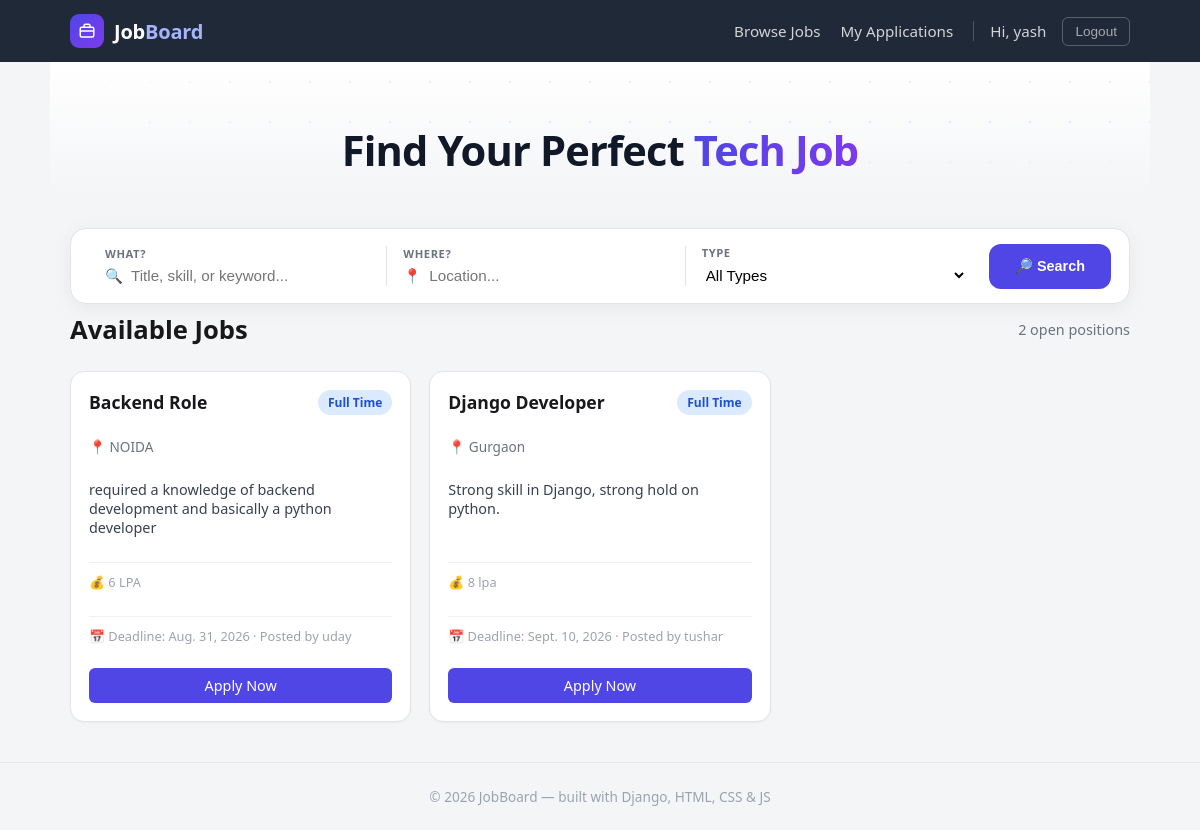
Page /jobs/ (signed in) on the committed database.
### jobs/models.py (models this page shows, shortened)
class JobPost(models.Model):
    JOB_TYPES = [
        ("FULL_TIME", "Full Time"),
        ("PART_TIME", "Part Time"),
        ("INTERNSHIP", "Internship"),
    ]
    title = models.CharField(max_length=200)
    description = models.TextField()
    location = models.CharField(max_length=100)
    job_type = models.CharField(
        max_length=20,
        choices=JOB_TYPES
    )
    salary = models.CharField(max_length=100)
    skills = models.CharField(max_length=300)
    deadline = models.DateField()
    posted_by = models.ForeignKey(
        User,
        on_delete=models.CASCADE,
        related_name="job_posts"
    )
    created_at = models.DateTimeField(auto_now_add=True)

### jobs/views.py (the view)
# urls.py: 2. Add a URL to urlpatterns:  path('', views.home, name='home')
def home(request):
    jobs = JobPost.objects.all()
    search = request.GET.get('search')
    location = request.GET.get('location')
    job_type = request.GET.get('job_type')
    if search:
        jobs = jobs.filter(
            Q(title__icontains=search) | Q(description__icontains=search) | Q(skills__icontains=search)
        )
    if location:
        jobs = jobs.filter(location__icontains=location)
    if job_type:
        jobs = jobs.filter(job_type=job_type)
    applied_job_ids = []
    if request.user.is_authenticated:
        applied_job_ids = list(
            Application.objects.filter(applicant=request.user).values_list('job_id', flat=True)
        )
    return render(request, 'jobs/home.html', {
        'jobs': jobs,
        'search': search or '',
        'location': location or '',
        'job_type': job_type or '',
        'job_types': JobPost.JOB_TYPES,
        'applied_job_ids': applied_job_ids,
    })

### jobs/templates/jobs/home.html (shortened to what this page needs)
{% extends 'jobs/base.html' %}
{% block content %}
<section class="hero">
    <div class="hero-bg"></div>
    <div class="hero-inner">
        <h1>Find Your Perfect <span class="hero-accent">Tech Job</span></h1>
    </div>
</section>
<form method="GET" class="search-form">
    <div class="search-field">
        <label>What?</label>
        <div class="input-icon-wrap">
            <span class="input-icon">🔍</span>
            <input type="text" name="search" placeholder="Title, skill, or keyword..." value="{{ search }}">
        </div>
    </div>
    <div class="search-field">
        <label>Where?</label>
        <div class="input-icon-wrap">
            <span class="input-icon">📍</span>
            <input type="text" name="location" placeholder="Location..." value="{{ location }}">
        </div>
    </div>
    <div class="search-field search-field-select">
        <label>Type</label>
        <select name="job_type">
            <option value="">All Types</option>
        </select>
    </div>
    <button type="submit" class="btn btn-primary search-btn">🔎 Search</button>
</form>
<div class="page-header">
    <h2>Available Jobs</h2>
    <span class="count-badge">{{ jobs|length }} open position{{ jobs|length|pluralize }}</span>
</div>
<div class="job-grid">
    {% for job in jobs %}
        <div class="job-card surface-card">
            <div class="job-card-top">
                <h3>{{ job.title }}</h3>
                <span class="job-type-badge">{{ job.get_job_type_display }}</span>
            </div>
            <p class="job-location">📍 {{ job.location }}</p>
            <p class="job-desc">{{ job.description|truncatewords:20 }}</p>
            {% if job.salary %}
                <p class="job-meta">💰 {{ job.salary }}</p>
            {% endif %}
            <p class="job-meta">📅 Deadline: {{ job.deadline }} · Posted by {{ job.posted_by }}</p>
            {% if user.is_authenticated and user.profile.role == 'seeker' %}
                {% if job.id in applied_job_ids %}
                    <span class="btn btn-outline" style="pointer-events:none; opacity:0.6; margin-top:10px;">Already Applied</span>
                {% else %}
                    <a href="{% url 'apply_job' job.id %}" class="btn btn-primary" style="margin-top:10px; text-align:center;">Apply Now</a>
                {% endif %}
            {% endif %}
        </div>
   {% empty %}
    {% if search or location or job_type %}
        <div class="alert alert-info">No jobs match your search. Try different filters.</div>
    {% else %}
        <div class="alert alert-info">No jobs posted yet. Check back soon!</div>
    {% endif %}
    {% endfor %}
</div>
{% endblock %}

### jobs/templates/jobs/base.html (shortened to what this page needs)
{% load static %}
<!DOCTYPE html>
<html lang="en">
<head>
    <link rel="stylesheet" href="{% static 'jobs/css/style.css' %}">
</head>
<body>
    <nav class="navbar">
        <div class="container">
            <a href="{% url 'home' %}" class="navbar-brand">
                <span class="brand-icon">
                </span>
                <span class="brand-text">Job<span class="brand-accent">Board</span></span>
            </a>
            <div class="nav-links">
                <a href="{% url 'home' %}">Browse Jobs</a>
                {% if user.is_authenticated %}
                    {% if user.profile.role == 'seeker' %}
                        <a href="{% url 'seeker_dashboard' %}">My Applications</a>
                    {% endif %}
                    <div class="nav-actions">
                        <span class="nav-user">Hi, {{ user.username }}</span>
                        <form method="POST" action="{% url 'logout' %}" style="display:inline;">
                            <button type="submit" class="btn btn-outline btn-logout">Logout</button>
                        </form>
                    </div>
                {% else %}
                    <a href="{% url 'signup' %}" class="btn btn-outline">Sign Up</a>
                    <a href="{% url 'login' %}" class="btn btn-primary">Login</a>
                {% endif %}
            </div>
        </div>
    </nav>
    <main>
        <div class="container">
            {% block content %}{% endblock %}
        </div>
    </main>
    <footer>
        &copy; {% now "Y" %} JobBoard — built with Django, HTML, CSS &amp; JS
    </footer>
</body>
</html>

### rows in the picture
JobPost: title "Backend Role", job_type "Full Time", location "NOIDA", description "required a knowledge of backend development and basically a python developer", salary "6 LPA", deadline "Aug. 31, 2026", posted_by "uday", shows "Apply Now"
JobPost: title "Django Developer", job_type "Full Time", location "Gurgaon", description "Strong skill in Django, strong hold on python.", salary "8 lpa", deadline "Sept. 10, 2026", posted_by "tushar", shows "Apply Now"

### other values in the picture
{{ user.username }} "yash"
{{ jobs|length }} "2"
